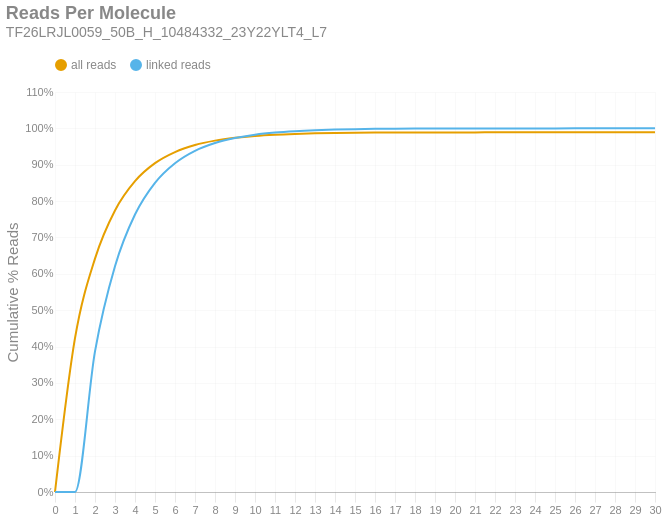

Notebook code cell kept with this figure:
### Markdown cell above
### Reads per Molecule
This chart shows the cumulative distribution of the number of reads per linked molecule. That is, how many alignments are associated with a unique molecule. This excludes the number of reads associated with invalid or absent linked-read barcodes. The `linked` histogram is the percentages recalculated when disregarding singletons.

### Code cell
if SKIPLR:
    print_html(f"Skipped")
else:
    counts = np.bincount(valids['reads'].cast(pl.Int64).to_numpy())
    weighted = counts * np.arange(len(counts))
    all_perc = weighted / n_reads
    linked_perc = weighted / n_linked_reads
    linked_perc[1] = 0
    binned_df = pl.DataFrame({
        'readsper': list(range(len(counts))),
        'all reads (cumsum)': np.cumsum(all_perc).tolist(),
        'linked reads (cumsum)': np.cumsum(linked_perc).tolist(),
    })

    with SafeRender(binned_df):
        (
            density_plot(binned_df, 'Reads Per Molecule', samplename, 'readspmol')
            .encode(
                x=alt.X('readsper:O', title=None).axis(labelAngle=0).scale(padding=0),
                y=alt.Y('value:Q', title='Cumulative % Reads').axis(format='%').stack(False),
                color=alt.Color("key:N").scale(domain=["all reads", "linked reads"]),
                tooltip=[
                    alt.Tooltip("key:N", title="Data Type"),
                    alt.Tooltip("readsper:O", title="Reads Per Molecule"),
                    alt.Tooltip("value:Q", format=".2%", title="% Reads (Cum.)")
                ]            
            )
        ).display()

### Figure 1 — Vega-Lite specification as saved in the notebook (floating-point values rounded to 4 significant figures)
{"width": "container", "height": 400, "config": {"title": {"anchor": "start", "dy": -15, "fontSize": 18, "color": "#888888", "subtitleColor": "#888888", "subtitleFontSize": 14}, "arc": {"fill": "#0072B2"}, "axis": {"domainColor": "#888888", "domainWidth": 0.5, "gridWidth": 0.2, "grid": false, "titleFontWeight": 400, "titleFontSize": 15, "labelFontSize": 11, "labelColor": "#888888", "tickColor": "#888888", "tickWidth": 0.2, "titleColor": "#888888"}, "axisBand": {"grid": false}, "axisX": {"grid": true, "tickSize": 10, "domainCap": "round"}, "axisY": {"domain": false, "grid": true, "tickSize": 0, "domainCap": "round"}, "background": "transparent", "header": {"labelFontSize": 15, "labelColor": "#888888", "titleFontSize": 15, "titleFontWeight": 600, "titleColor": "#888888"}, "legend": {"labelFont": "sans-serif", "labelFontSize": 12, "labelColor": "#888888", "symbolSize": 100, "symbolType": "circle", "titleFontSize": 12, "titlePadding": 10, "titleColor": "#888888", "title": null, "orient": "top"}, "range": {"category": ["#E69F00", "#56B4E9", "#009E73", "#F0E442", "#0072B2", "#D55E00", "#CC79A7", "#000000"], "diverging": ["#cfe8f3", "#a2d4ec", "#73bfe2", "#46abdb", "#1696d2", "#12719e"]}, "area": {"fill": "#0072B2", "fillOpacity": 0.7, "line": true, "strokeOpacity": 0.7}, "line": {"color": "#0072B2", "stroke": "#0072B2", "strokeWidth": 2}, "trail": {"color": "#0072B2", "stroke": "#0072B2", "strokeWidth": 0, "size": 1}, "point": {"filled": true, "fillOpacity": 1.0, "size": 95}, "text": {"color": "#888888", "fontSize": 11, "align": "right", "fontWeight": 400, "size": 11}, "bar": {"fill": "#0072B2", "stroke": null}, "view": {"stroke": null, "continuousWidth": 660, "continuousHeight": 400}}, "data": {"name": "data-ab63a6314207fe7c89b9d73f5fff0fd1"}, "mark": {"type": "line", "interpolate": "monotone", "point": {"opacity": 0, "size": 275}}, "encoding": {"color": {"field": "key", "scale": {"domain": ["all reads", "linked reads"]}, "type": "nominal"}, "tooltip": [{"field": "key", "title": "Data Type", "type": "nominal"}, {"field": "readsper", "title": "Reads Per Molecule", "type": "ordinal"}, {"field": "value", "format": ".2%", "title": "% Reads (Cum.)", "type": "quantitative"}], "x": {"axis": {"labelAngle": 0}, "field": "readsper", "scale": {"padding": 0}, "title": null, "type": "ordinal"}, "y": {"axis": {"format": "%"}, "field": "value", "stack": false, "title": "Cumulative % Reads", "type": "quantitative"}}, "params": [{"name": "param_c36ac31b6afebe62", "select": {"type": "point", "fields": ["key"]}, "bind": "legend"}], "title": {"text": "Reads Per Molecule", "subtitle": "TF26LRJL0059_50B_H_10484332_23Y22YLT4_L7"}, "transform": [{"fold": ["all reads (cumsum)", "linked reads (cumsum)"]}, {"calculate": "replace(datum.key, ' (cumsum)', '')", "as": "key"}, {"filter": {"param": "param_c36ac31b6afebe62"}}], "usermeta": {"embedOptions": {"downloadFileName": "TF26LRJL0059_50B_H_10484332_23Y22YLT4_L7.readspmol"}}, "$schema": "https://vega.github.io/schema/vega-lite/v6.4.1.json", "datasets": {"data-ab63a6314207fe7c89b9d73f5fff0fd1": [{"readsper": 0, "all reads (cumsum)": 0.0, "linked reads (cumsum)": 0.0}, {"readsper": 1, "all reads (cumsum)": 0.423, "linked reads (cumsum)": 0.0}, {"readsper": 2, "all reads (cumsum)": 0.6418, "linked reads (cumsum)": 0.3865}, {"readsper": 3, "all reads (cumsum)": 0.7743, "linked reads (cumsum)": 0.6207}, {"readsper": 4, "all reads (cumsum)": 0.8549, "linked reads (cumsum)": 0.763}, {"readsper": 5, "all reads (cumsum)": 0.9043, "linked reads (cumsum)": 0.8503}, {"readsper": 6, "all reads (cumsum)": 0.9349, "linked reads (cumsum)": 0.9042}, {"readsper": 7, "all reads (cumsum)": 0.9542, "linked reads (cumsum)": 0.9384}, {"readsper": 8, "all reads (cumsum)": 0.9663, "linked reads (cumsum)": 0.9597}, {"readsper": 9, "all reads (cumsum)": 0.9741, "linked reads (cumsum)": 0.9735}, {"readsper": 10, "all reads (cumsum)": 0.9792, "linked reads (cumsum)": 0.9826}, {"readsper": 11, "all reads (cumsum)": 0.9826, "linked reads (cumsum)": 0.9886}, {"readsper": 12, "all reads (cumsum)": 0.9848, "linked reads (cumsum)": 0.9924}, {"readsper": 13, "all reads (cumsum)": 0.9862, "linked reads (cumsum)": 0.995}, {"readsper": 14, "all reads (cumsum)": 0.9872, "linked reads (cumsum)": 0.9967}, {"readsper": 15, "all reads (cumsum)": 0.9879, "linked reads (cumsum)": 0.9979}, {"readsper": 16, "all reads (cumsum)": 0.9883, "linked reads (cumsum)": 0.9986}, {"readsper": 17, "all reads (cumsum)": 0.9885, "linked reads (cumsum)": 0.999}, {"readsper": 18, "all reads (cumsum)": 0.9887, "linked reads (cumsum)": 0.9993}, {"readsper": 19, "all reads (cumsum)": 0.9888, "linked reads (cumsum)": 0.9996}, {"readsper": 20, "all reads (cumsum)": 0.9889, "linked reads (cumsum)": 0.9997}, {"readsper": 21, "all reads (cumsum)": 0.989, "linked reads (cumsum)": 0.9998}, {"readsper": 22, "all reads (cumsum)": 0.989, "linked reads (cumsum)": 0.9999}, {"readsper": 23, "all reads (cumsum)": 0.989, "linked reads (cumsum)": 0.9999}, {"readsper": 24, "all reads (cumsum)": 0.989, "linked reads (cumsum)": 0.9999}, {"readsper": 25, "all reads (cumsum)": 0.989, "linked reads (cumsum)": 1.0}, {"readsper": 26, "all reads (cumsum)": 0.9891, "linked reads (cumsum)": 1.0}, {"readsper": 27, "all reads (cumsum)": 0.9891, "linked reads (cumsum)": 1.0}, {"readsper": 28, "all reads (cumsum)": 0.9891, "linked reads (cumsum)": 1.0}, {"readsper": 29, "all reads (cumsum)": 0.9891, "linked reads (cumsum)": 1.0}, {"readsper": 30, "all reads (cumsum)": 0.9891, "linked reads (cumsum)": 1.0}]}}
